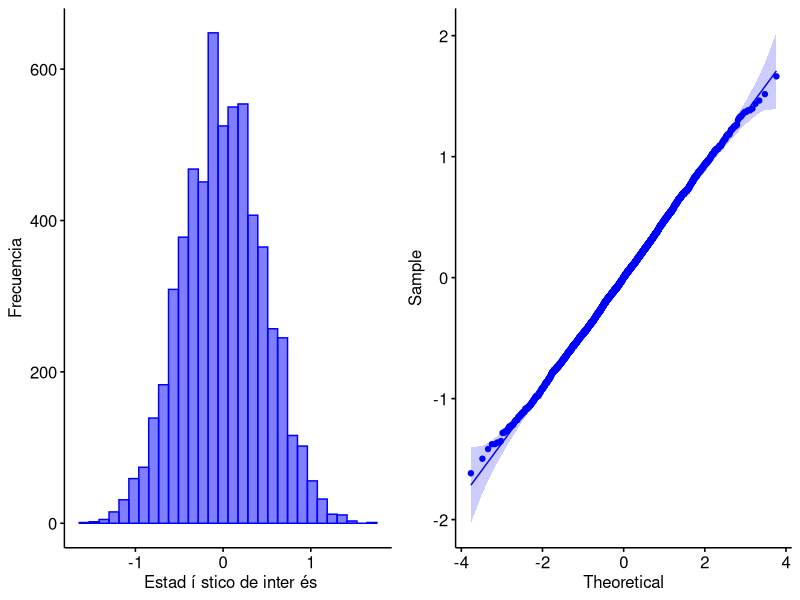

Recreate this plot in R.
library ( ggpubr )

set.seed (432)
# Función para calcular la diferencia de medias .
# Argumentos :
# - muestra _1 , muestra _2: vectores num é ricos con las muestras a comparar .
# - FUN: funci ón del estad í stico E para el que se calcula la diferencia .
# Valor :
# - diferencia E_1 - E _2.
calcular_diferencia <- function ( muestra_1 , muestra_2 , FUN ) {
  diferencia <- FUN ( muestra_1) - FUN ( muestra_2)
  return ( diferencia )
}

# Funci ón para hacer una permutaci ón y calcular el estad í stico
# de inter és.
# Argumentos :
# - muestra _1 , muestra _2: vectores num é ricos con las muestras a comparar .
# - FUN: funci ón del estad í stico E para el que se calcula la diferencia .
# Valor :
# - diferencia E_1 - E _2.
permutar <- function ( muestra_1 , muestra_2 , FUN ) {
  n_1 <- length ( muestra_1)
  n_2 <- length ( muestra_2)
  
  # Hacer la permutaci ón.
  permutacion <- sample (c( muestra_1 , muestra_2) , size = n_1 + n_2 ,replace = FALSE )
  
  # Asignar elementos a los dos grupos .
  permutacion_1 <- permutacion [1 : n_1]
  permutacion_2 <- permutacion [ n_1 + 1 : n_2]
  
  # Calcular y devolver la diferencia de medias .
  return ( calcular_diferencia ( permutacion_1 , permutacion_2 , FUN ) )}

# Funci ón para calcular el valor p.
# Argumentos :
# - distribucion : distribuci ón nula del estad í stico de inter és.
# - valor _ observado : valor del estad í stico de inter és para las muestras
# originales .
# - repeticiones : cantidad de permutaciones a realizar .
# - alternative : tipo de hipó tesis alternativa . "two. sided " para
# hipó tesis bilateral , " greater " o " less " para hip ó tesis unilaterales .
# Valor :
# - el valorp calculado

calcular_valor_p <- function ( distribucion , valor_observado ,repeticiones , alternative ) {
  if( alternative == "two.sided") {
    numerador <- sum(abs( distribucion ) > abs ( valor_observado ) ) + 1
    denominador <- repeticiones + 1
    valor_p <- numerador / denominador
  }
  else if( alternative == "greater") {
    numerador <- sum( distribucion > valor_observado ) + 1
    denominador <- repeticiones + 1
    valor_p <- numerador / denominador
  }
  else {
    numerador <- sum( distribucion < valor_observado ) + 1
    denominador <- repeticiones + 1
    valor_p <- numerador / denominador
  }
  
  return ( valor_p )
}

# Funci ón para graficar una distribuci ón.
# Argumentos :
# - distribucion : distribuci ón nula del estad í stico de inter és.
# - ...: otros argumentos a ser entregados a gghistogram y ggqqplot .
graficar_distribucion <- function ( distribucion , ...) {
  observaciones <- data.frame ( distribucion )
  
  histograma <- gghistogram ( observaciones , x = "distribucion",
                              xlab = " Estad í stico de inter és",
                              ylab = " Frecuencia ", ...)
  qq <- ggqqplot ( observaciones , x = "distribucion", ...)
  
  # Crear una ú nica figura con todos los grá ficos de dispersi ón.
  figura <- ggarrange ( histograma , qq , ncol = 2 , nrow = 1)
  print ( figura )
}
# Funci ón para hacer la prueba de permutaciones .
# Argumentos :
# - muestra _1 , muestra _2: vectores num é ricos con las muestras a comparar .
# - repeticiones : cantidad de permutaciones a realizar .
# - FUN : funci ón del estad í stico E para el que se calcula la diferencia .
# - alternative : tipo de hipó tesis alternativa . "two. sided " para
# hip ó tesis bilateral , " greater " o " less " para hip ó tesis unilaterales .
# - plot : si es TRUE , construye el grá fico de la distribuci ón generada .
# - ...: otros argumentos a ser entregados a graficar _ distribucion .
contrastar_hipotesis_permutaciones <- function ( muestra_1 , muestra_2 ,repeticiones , FUN ,alternative , plot , ...) {
  cat (" Prueba de permutaciones \n\n")
  cat (" Hipó tesis alternativa :", alternative , "\n")
  observado <- calcular_diferencia ( muestra_1 , muestra_2 , FUN )
  cat (" Valor observado :", observado , "\n")
  distribucion <- rep( NA , repeticiones )
  
  for ( i in 1: repeticiones ) {
    distribucion [ i ] <- permutar ( muestra_1 , muestra_2 , FUN )
  }
  
  if( plot ) {
    graficar_distribucion ( distribucion , ...)
  }
  valor_p <- calcular_valor_p ( distribucion , observado , repeticiones ,"two.sided")
  
  cat ("Valor p:", valor_p , "\n\n")
}

# Crear muestras iniciales .
a <- c(5.4 , 4.7 , 6.3 , 2.9 , 5.9 , 5.1 , 2.1 , 6.2 , 1.6 , 6.7 , 3.0 , 3.3 ,5.0 , 4.1 , 3.3 , 3.4 , 1.2 , 3.8 , 5.8 , 4.2)

b <- c(4.0 , 4.1 , 4.3 , 4.3 , 4.3 , 4.2 , 4.3 , 4.3 , 4.4 , 4.1 , 4.3 , 4.0)

# Hacer pruebas de permutaciones para la media y la varianza .
R = 5999

contrastar_hipotesis_permutaciones (a , b , repeticiones = R, FUN = mean ,alternative = "two.sided", plot = TRUE ,color = "blue", fill = "blue")
contrastar_hipotesis_permutaciones (a , b , repeticiones = R, FUN = var ,alternative = "two.sided", plot = FALSE )
